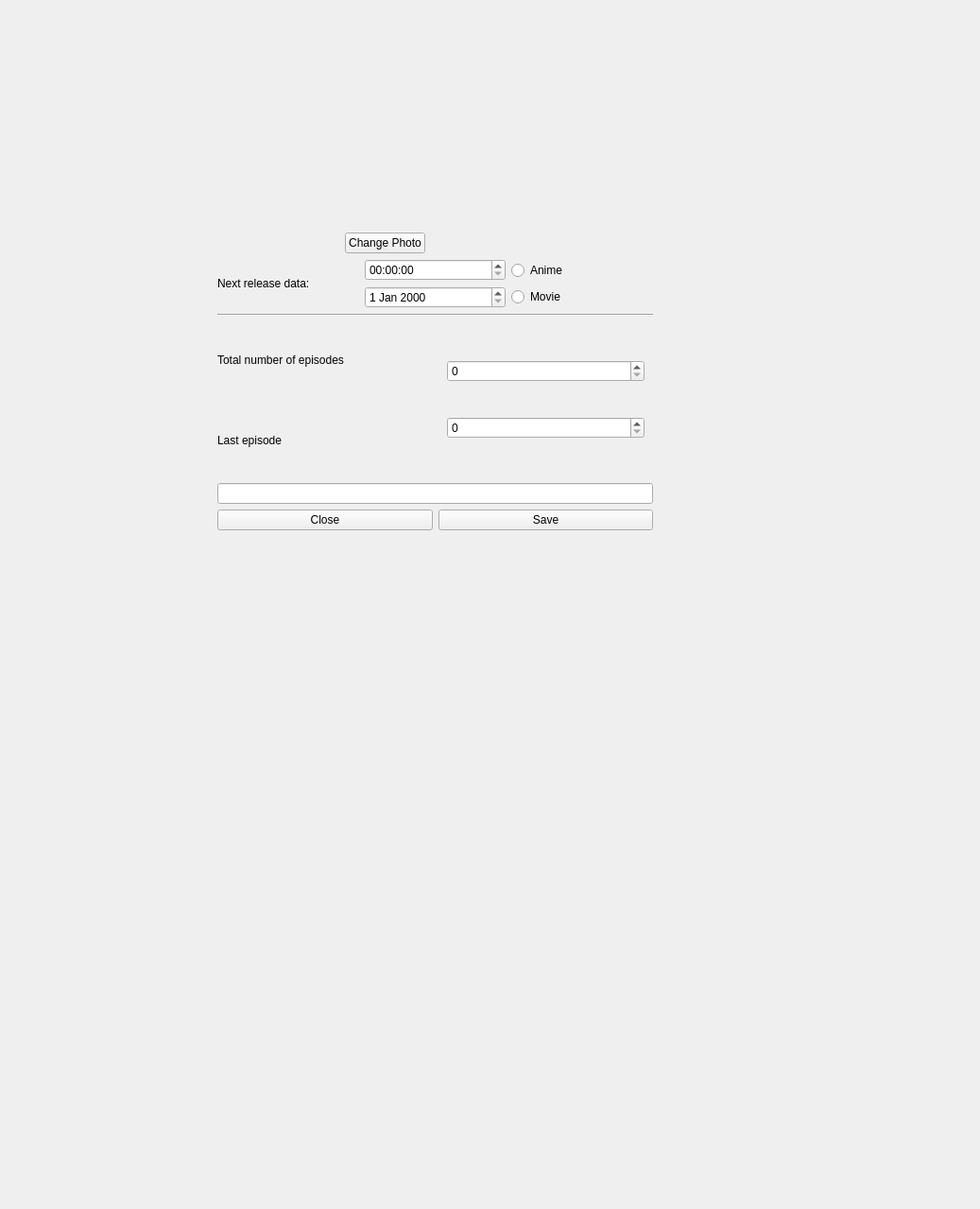
<?xml version="1.0" encoding="UTF-8"?>
<ui version="4.0">
 <class>ItemAppendWindow</class>
 <widget class="QWidget" name="ItemAppendWindow">
  <property name="geometry">
   <rect>
    <x>0</x>
    <y>0</y>
    <width>1037</width>
    <height>1279</height>
   </rect>
  </property>
  <property name="windowTitle">
   <string>Form</string>
  </property>
  <widget class="QWidget" name="big_widget" native="true">
   <property name="geometry">
    <rect>
     <x>230</x>
     <y>80</y>
     <width>461</width>
     <height>481</height>
    </rect>
   </property>
   <property name="minimumSize">
    <size>
     <width>250</width>
     <height>0</height>
    </size>
   </property>
   <property name="styleSheet">
    <string notr="true">QWidget{
}</string>
   </property>
   <layout class="QVBoxLayout" name="verticalLayout">
    <item>
     <layout class="QHBoxLayout" name="horizontalLayout_2">
      <item>
       <layout class="QVBoxLayout" name="verticalLayout_4">
        <item>
         <layout class="QHBoxLayout" name="horizontalLayout_6">
          <item>
           <widget class="QLabel" name="photo_special">
            <property name="minimumSize">
             <size>
              <width>200</width>
              <height>160</height>
             </size>
            </property>
            <property name="maximumSize">
             <size>
              <width>200</width>
              <height>160</height>
             </size>
            </property>
            <property name="styleSheet">
             <string notr="true">QWidget{
	
}</string>
            </property>
            <property name="text">
             <string/>
            </property>
           </widget>
          </item>
         </layout>
        </item>
        <item>
         <layout class="QHBoxLayout" name="horizontalLayout_5">
          <item>
           <spacer name="horizontalSpacer_2">
            <property name="orientation">
             <enum>Qt::Horizontal</enum>
            </property>
            <property name="sizeHint" stdset="0">
             <size>
              <width>40</width>
              <height>20</height>
             </size>
            </property>
           </spacer>
          </item>
          <item>
           <widget class="QPushButton" name="pushButton">
            <property name="text">
             <string>Change Photo</string>
            </property>
           </widget>
          </item>
          <item>
           <spacer name="horizontalSpacer">
            <property name="orientation">
             <enum>Qt::Horizontal</enum>
            </property>
            <property name="sizeHint" stdset="0">
             <size>
              <width>40</width>
              <height>20</height>
             </size>
            </property>
           </spacer>
          </item>
         </layout>
        </item>
       </layout>
      </item>
      <item>
       <widget class="QLabel" name="photo_type_selected">
        <property name="minimumSize">
         <size>
          <width>100</width>
          <height>100</height>
         </size>
        </property>
        <property name="maximumSize">
         <size>
          <width>100</width>
          <height>100</height>
         </size>
        </property>
        <property name="styleSheet">
         <string notr="true">QWidget{
}</string>
        </property>
        <property name="text">
         <string/>
        </property>
       </widget>
      </item>
     </layout>
    </item>
    <item>
     <layout class="QHBoxLayout" name="horizontalLayout_4">
      <item>
       <widget class="QLabel" name="label">
        <property name="text">
         <string>Next release data:</string>
        </property>
       </widget>
      </item>
      <item>
       <layout class="QVBoxLayout" name="verticalLayout_2">
        <item>
         <widget class="QTimeEdit" name="time"/>
        </item>
        <item>
         <widget class="QDateEdit" name="date"/>
        </item>
       </layout>
      </item>
      <item>
       <layout class="QVBoxLayout" name="radioButton_layout">
        <item>
         <widget class="QRadioButton" name="radioButton_anime">
          <property name="text">
           <string>Anime</string>
          </property>
         </widget>
        </item>
        <item>
         <widget class="QRadioButton" name="radioButton_manga">
          <property name="text">
           <string>Movie</string>
          </property>
         </widget>
        </item>
       </layout>
      </item>
     </layout>
    </item>
    <item>
     <widget class="Line" name="line">
      <property name="orientation">
       <enum>Qt::Horizontal</enum>
      </property>
     </widget>
    </item>
    <item>
     <layout class="QHBoxLayout" name="episode_data_layout">
      <item>
       <layout class="QVBoxLayout" name="text_info_ep">
        <item>
         <widget class="QLabel" name="label_ep_t">
          <property name="text">
           <string>Total number of episodes</string>
          </property>
         </widget>
        </item>
        <item>
         <widget class="QLabel" name="label_ep">
          <property name="text">
           <string>Last episode</string>
          </property>
         </widget>
        </item>
       </layout>
      </item>
      <item>
       <widget class="QWidget" name="number_data_ep" native="true">
        <layout class="QVBoxLayout" name="verticalLayout_3">
         <item>
          <widget class="QSpinBox" name="total_ep"/>
         </item>
         <item>
          <widget class="QSpinBox" name="last_ep"/>
         </item>
        </layout>
       </widget>
      </item>
     </layout>
    </item>
    <item>
     <layout class="QHBoxLayout" name="horizontalLayout_3">
      <item>
       <widget class="QLineEdit" name="name_text"/>
      </item>
     </layout>
    </item>
    <item>
     <layout class="QHBoxLayout" name="horizontalLayout">
      <item>
       <widget class="QPushButton" name="cancel_button">
        <property name="text">
         <string>Close</string>
        </property>
       </widget>
      </item>
      <item>
       <widget class="QPushButton" name="save_button">
        <property name="text">
         <string>Save</string>
        </property>
       </widget>
      </item>
     </layout>
    </item>
   </layout>
  </widget>
 </widget>
 <resources/>
 <connections/>
</ui>
